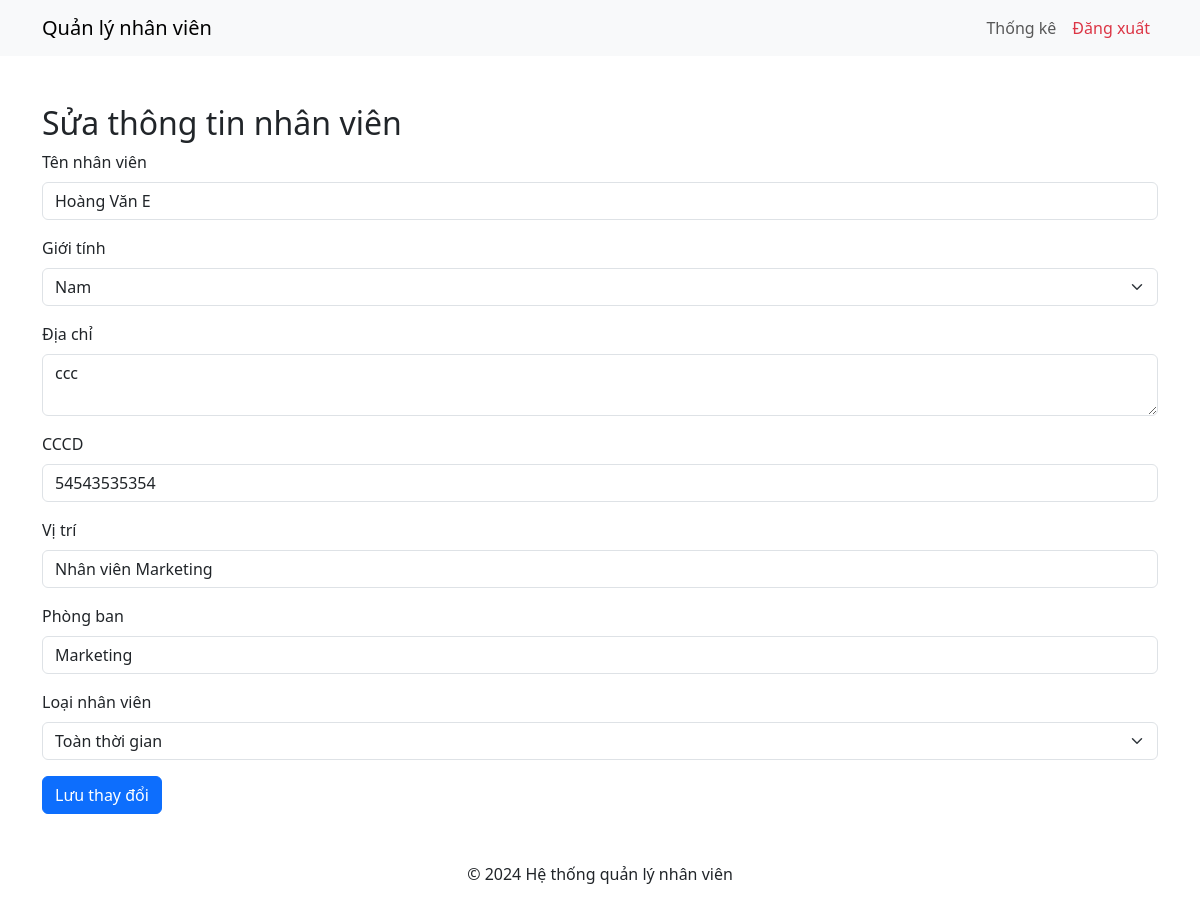
The page /employee-management/views/edit_employee.php?id=5 (signed in) on the database its author committed.
### tables this page shows
CREATE TABLE `employees` (
  `id` int(11) NOT NULL,
  `name` varchar(100) NOT NULL,
  `gender` varchar(10) DEFAULT NULL,
  `address` text DEFAULT NULL,
  `cccd` varchar(20) DEFAULT NULL,
  `position` varchar(100) NOT NULL,
  `department` varchar(100) NOT NULL,
  `type` enum('full-time','part-time','contract') NOT NULL,
  `created_at` datetime DEFAULT current_timestamp(),
  `updated_at` datetime DEFAULT current_timestamp() ON UPDATE current_timestamp(),
  `created_by` int(11) DEFAULT NULL,
  `updated_by` int(11) DEFAULT NULL
);

### employee-management/views/edit_employee.php (the view, shortened to what this page needs)
<?php
include '../includes/header.php';
include '../includes/db.php';
$id = $_GET['id'];
$stmt = $pdo->prepare("SELECT id, name, gender, address, cccd, position, department, type FROM employees WHERE id = :id");
$stmt->execute([':id' => $id]);
$employee = $stmt->fetch();
?>
<div class="container mt-5">
    <h2>Sửa thông tin nhân viên</h2>
    <form action="" method="POST">
        <div class="mb-3">
            <label for="name" class="form-label">Tên nhân viên</label>
            <input type="text" class="form-control" id="name" name="name" value="<?= $employee['name'] ?>" required>
        </div>
        <div class="mb-3">
        <div class="mb-3">
    <label for="gender" class="form-label">Giới tính</label>
    <select class="form-select" name="gender" id="gender" required>
        <option value="Nam" <?= $employee['gender'] === 'Nam' ? 'selected' : '' ?>>Nam</option>
    </select>
</div>
<div class="mb-3">
    <label for="address" class="form-label">Địa chỉ</label>
    <textarea class="form-control" name="address" id="address" required><?= $employee['address'] ?></textarea>
</div>
<div class="mb-3">
    <label for="cccd" class="form-label">CCCD</label>
    <input type="text" class="form-control" name="cccd" id="cccd" value="<?= $employee['cccd'] ?>" required>
</div>
        <div class="mb-3">
            <label for="position" class="form-label">Vị trí</label>
            <input type="text" class="form-control" id="position" name="position" value="<?= $employee['position'] ?>" required>
        </div>
        <div class="mb-3">
            <label for="department" class="form-label">Phòng ban</label>
            <input type="text" class="form-control" id="department" name="department" value="<?= $employee['department'] ?>" required>
        </div>
        <div class="mb-3">
            <label for="type" class="form-label">Loại nhân viên</label>
            <select class="form-select" id="type" name="type">
                <option value="full-time" <?= $employee['type'] === 'full-time' ? 'selected' : '' ?>>Toàn thời gian</option>
            </select>
        </div>
        <button type="submit" class="btn btn-primary">Lưu thay đổi</button>
    </form>
</div>
<?php include '../includes/footer.php'; ?>

### rows shown on the page
employees: name "Hoàng Văn E", gender "Nam", address "ccc", cccd "54543535354", position "Nhân viên Marketing", department "Marketing", type "Toàn thời gian"
